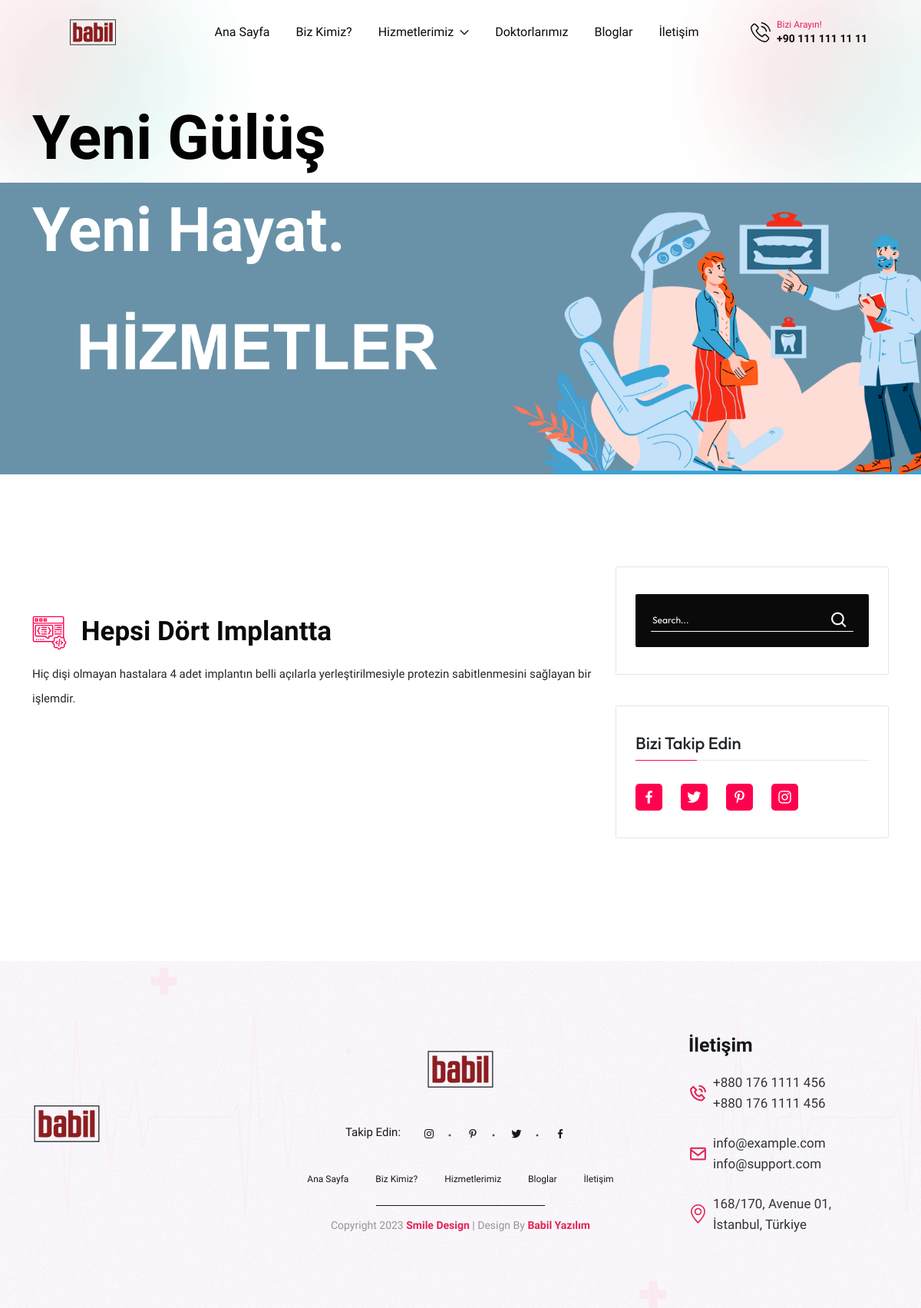
The app's page /services/1/ with its own data.
### smiledesign_home/models.py (models this page shows, shortened)
class Services(models.Model):
    services_name = models.CharField(max_length=400)
    services_description = RichTextField()
    services_image = models.ImageField(upload_to='services_images', null=True,blank=True)
    is_active = models.BooleanField(default=True)

### smiledesign_home/views.py (the view)
# urls.py: path('services/<int:id>/', services_detail_page, name='services_detail_page'),
def services_detail_page(request, id ):
    services_object = get_object_or_404(Services, pk=id)
    services = Services.objects.all()  # Menü verilerini al
    context = {'services_object': services_object, 'services': services}
    return render(request, 'smiledesign_home/details/services_details.html', context)

### smiledesign_home/templates/smiledesign_home/details/services_details.html (shortened to what this page needs)
{% extends 'core/base.html'%}
{% load static %}
{% block container %}
<div class="inner-page-banner-services">
    <div class="inner-banner-top-services">
        <img class="inner-banner-vec-2-services img-fluid " src="assets/images/bg/inner-banner-vec-1.png" alt="">
        <img class="inner-banner-vec-1-services img-fluid" src="assets/images/bg/inner-banner-vec-2.png" alt="">
        <div class="container">
            <div class="row">
                <div class="col-xl-8">
                    <div class="inner-banner-title-services">
                        <h2>Yeni Gülüş <br>
                            <span>Yeni Hayat.</span></h2>
                    </div>
                </div>
            </div>
        </div>
        <div class="breadcrumb-area-services">
        </div>
    </div>
</div>
<div class="services-details pt-120 mb-120">
    <div class="container">
        <div class="row">
            <div class="col-lg-8 order-lg-1 order-2 wow animate fadeInDown" data-wow-delay="400ms"
                data-wow-duration="1500ms">
                <div class="service-details-wrrap">
                    <div class="service-img-1">
                    </div>
                    <h3>
                        {{ services_object.services_name }}
                    </h3>
                    <p class="para">{{ services_object.services_description|safe }}</p>
                </div>
            </div>
            <div class="col-lg-4 order-lg-2 order-1">
                <div class="blog-sidebar">
                    <div class="blog-widget-item wow animate fadeInUp" data-wow-delay="400ms"
                        data-wow-duration="1500ms">
                        <div class="search-area">
                            <div class="blog-widget-body1">
                                <form>
                                    <div class="form-inner">
                                        <input type="text" placeholder="Search...">
                                        <button class="search--btn"><i class='bx bx-search'></i></button>
                                    </div>
                                </form>
                            </div>
                        </div>
                    </div>
                    <div class="blog-widget-item wow animate fadeInUp" data-wow-delay="800ms"
                        data-wow-duration="1500ms">
                        <div class="tag-area">
                            <div class="sidebar-widget-title">
                                <h4>Bizi Takip Edin</h4>
                            </div>
                            <div class="blog-widget-body">
                                <ul class="sidebar-social-list gap-4">
                                    <li><a href="https://www.facebook.com/"><i class="bx bxl-facebook"></i></a></li>
                                    <li><a href="https://twitter.com/"><i class="bx bxl-twitter"></i></a></li>
                                    <li><a href="https://www.pinterest.com/"><i class="bx bxl-pinterest-alt"></i></a>
                                    </li>
                                    <li><a href="https://www.instagram.com/"><i class="bx bxl-instagram"></i></a></li>
                                </ul>
                            </div>
                        </div>
                    </div>
                </div>
            </div>
        </div>
    </div>
</div>
{% endblock container%}

### records on screen
Services: services_name "Hepsi Dört Implantta", services_description "Hiç dişi olmayan hastalara 4 adet implantın belli açılarla yerleştirilmesiyle protezin sabitlenmesini sağlayan bir işlemdir."
